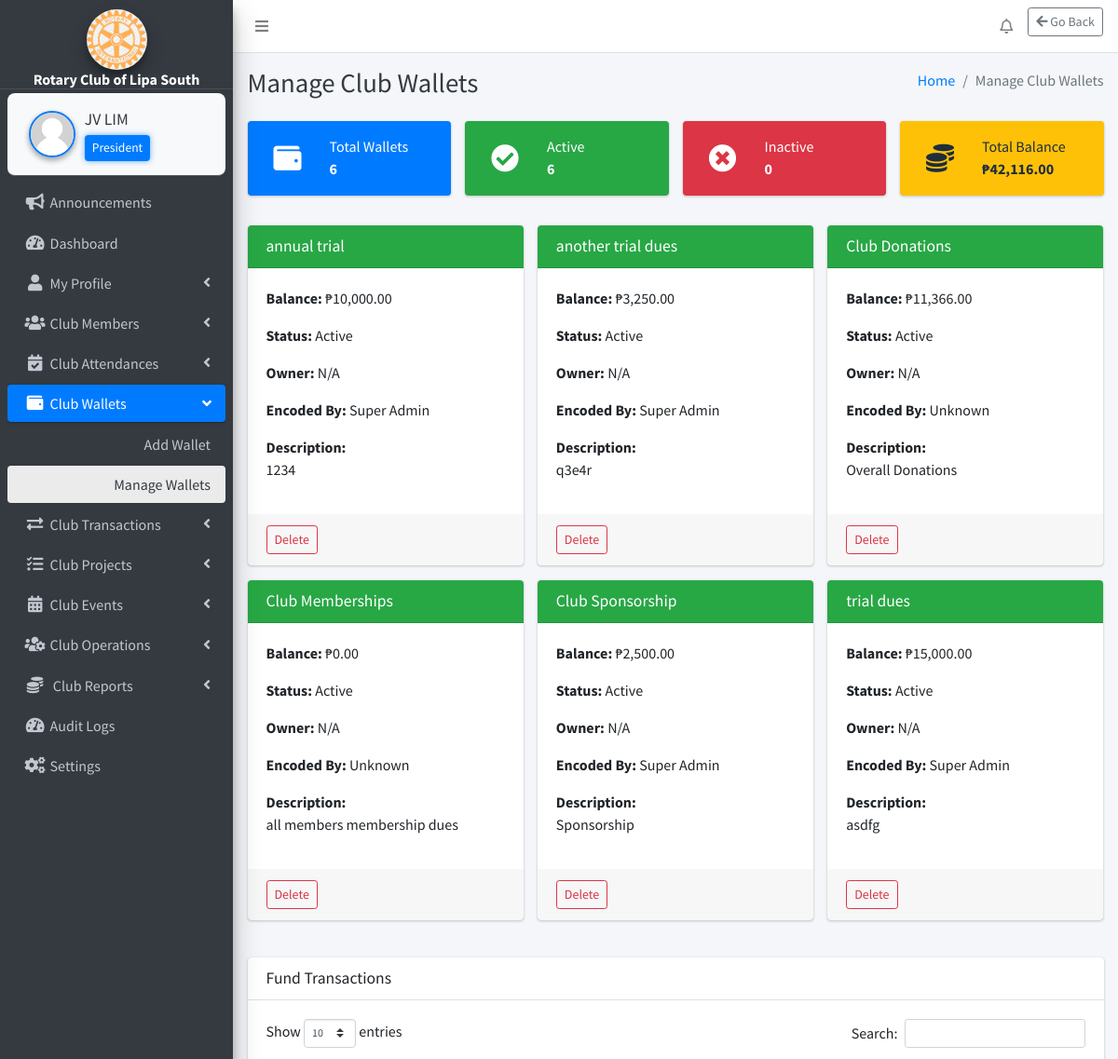
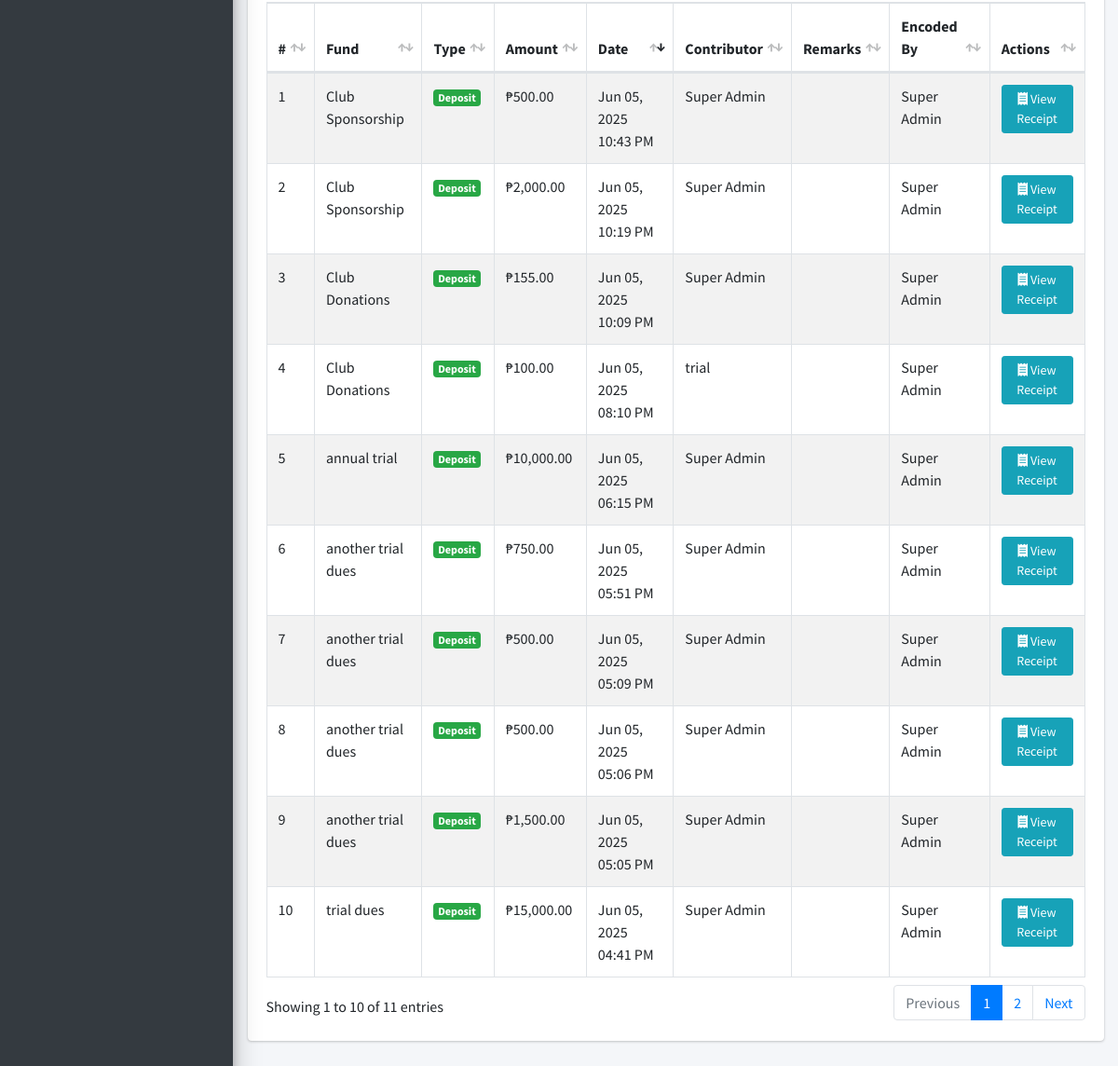
Page /webpages/club-wallets/manage-wallets/manage_wallets.php (signed in) on the committed database (2 pictures, top to bottom).
### tables this page shows
CREATE TABLE `settings` (
  `id` int(11) NOT NULL,
  `system_name` varchar(255) NOT NULL,
  `logo` varchar(255) NOT NULL,
  `currency` varchar(50) NOT NULL
);

CREATE TABLE `club_position` (
  `id` int(11) NOT NULL,
  `position_name` varchar(255) NOT NULL
);

CREATE TABLE `club_wallet_categories` (
  `id` int(11) NOT NULL,
  `fund_name` varchar(255) NOT NULL,
  `description` text DEFAULT NULL,
  `current_balance` decimal(10,2) NOT NULL DEFAULT 0.00,
  `currency` varchar(10) DEFAULT 'PHP',
  `status` varchar(20) DEFAULT 'Active',
  `owner` varchar(100) DEFAULT NULL,
  `encoded_by` int(11) NOT NULL,
  `encoded_at` timestamp NOT NULL DEFAULT current_timestamp(),
  `is_required_to_pay` enum('Yes','No') DEFAULT 'No',
  `payment_frequency` enum('Monthly','Quarterly','Annually') DEFAULT NULL,
  `total_annual_fee` decimal(10,2) DEFAULT NULL,
  `required_amount` decimal(10,2) DEFAULT NULL
);

CREATE TABLE `members` (
  `id` int(11) NOT NULL,
  `fullname` varchar(255) NOT NULL,
  `dob` date NOT NULL,
  `gender` varchar(10) NOT NULL,
  `contact_number` varchar(20) NOT NULL,
  `email` varchar(255) NOT NULL,
  `address` varchar(255) NOT NULL,
  `role` int(11) DEFAULT 6,
  `occupation` varchar(255) NOT NULL,
  `membership_number` varchar(20) NOT NULL,
  `created_at` timestamp NOT NULL DEFAULT current_timestamp(),
  `photo` varchar(255) NOT NULL,
  `expiry_date` date DEFAULT NULL,
  `password` varchar(255) NOT NULL
);

CREATE TABLE `club_wallet_transactions` (
  `id` int(11) NOT NULL,
  `fund_id` int(11) NOT NULL,
  `transaction_type` enum('deposit','withdrawal') NOT NULL,
  `amount` decimal(10,2) NOT NULL,
  `transaction_date` datetime NOT NULL DEFAULT current_timestamp(),
  `remarks` varchar(255) DEFAULT NULL,
  `member_id` int(11) DEFAULT NULL,
  `reference_id` int(11) DEFAULT NULL,
  `encoded_by` int(11) NOT NULL,
  `encoded_at` timestamp NOT NULL DEFAULT current_timestamp()
);

### webpages/club-wallets/manage-wallets/manage_wallets.php (the view, shortened to what the rows shown need)
<?php
include_once($_SERVER['DOCUMENT_ROOT'] . '/rotary/includes/config.php');
$funds = [];
$fundQuery = "
    SELECT cf.*, m.fullname AS encoded_by_name
    FROM club_wallet_categories cf
    LEFT JOIN members m ON cf.encoded_by = m.id
    ORDER BY cf.status DESC, cf.fund_name ASC
";
$fundResult = $conn->query($fundQuery);
while ($row = $fundResult->fetch_assoc()) {
    $funds[] = $row;
}
$transactionQuery = "
    SELECT t.*, f.fund_name,
           m.fullname AS encoded_by_name,
           c.fullname AS contributor_name
    FROM club_wallet_transactions t
    LEFT JOIN club_wallet_categories f ON t.fund_id = f.id
    LEFT JOIN members m ON t.encoded_by = m.id
    LEFT JOIN members c ON t.member_id = c.id
    ORDER BY t.transaction_date DESC
";
$transactions = $conn->query($transactionQuery);
?>
<?php include('../../../includes/header.php'); ?>
<body class="hold-transition sidebar-mini layout-fixed layout-navbar-fixed layout-footer-fixed">
<div class="wrapper">
    <?php include('../../../includes/nav.php'); ?>
    <?php include('../../../includes/sidebar.php'); ?>
    <div class="content-wrapper">
        <?php include('../../../includes/page_title.php'); ?>
        <section class="content">
            <div class="container-fluid">
                <div class="row">
                    <?php foreach ($funds as $fund): ?>
                        <div class="col-md-4">
                            <div class="card card-<?= $fund['status'] === 'Active' ? 'success' : 'secondary' ?>">
                                <div class="card-header">
                                    <h3 class="card-title"><?= htmlspecialchars($fund['fund_name']) ?></h3>
                                </div>
                                <div class="card-body">
                                    <?php
                                    $fund_id = $fund['id'];
                                    $fundBalanceQuery = "
                                        SELECT
                                            SUM(CASE
                                                WHEN transaction_type = 'deposit' THEN amount
                                                WHEN transaction_type = 'withdrawal' THEN -amount
                                                ELSE 0
                                            END) AS balance
                                        FROM club_wallet_transactions
                                        WHERE fund_id = $fund_id
                                    ";
                                    $fundBalanceResult = $conn->query($fundBalanceQuery);
                                    $wallet_balance = 0;
                                    if ($fundBalanceResult && $row = $fundBalanceResult->fetch_assoc()) {
                                        $wallet_balance = floatval($row['balance']);
                                    }
                                    ?>
                                    <p><strong>Balance:</strong> ₱<?= number_format($wallet_balance, 2) ?></p>
                                    <p><strong>Status:</strong> <?= htmlspecialchars($fund['status']) ?></p>
                                    <p><strong>Owner:</strong> <?= htmlspecialchars($fund['owner'] ?: 'N/A') ?></p>
                                    <p><strong>Encoded By:</strong> <?= htmlspecialchars($fund['encoded_by_name'] ?? 'Unknown') ?></p>
                                    <p><strong>Description:</strong><br><?= nl2br(htmlspecialchars($fund['description'])) ?></p>
                                </div>
                                <div class="card-footer">
                                    <a href="javascript:void(0);" class="btn btn-outline-danger btn-sm" onclick="confirmDeleteWallet(<?= $fund['id'] ?>)">Delete</a>
                                </div>
                            </div>
                        </div>
                    <?php endforeach; ?>
                </div>
                <div class="card mt-4">
                    <div class="card-body">
                        <table id="transactionsTable" class="table table-bordered table-striped">
                            <thead>
                                <tr>
                                    <th>#</th>
                                    <th>Fund</th>
                                    <th>Type</th>
                                    <th>Amount</th>
                                    <th>Date</th>
                                    <th>Contributor</th>
                                    <th>Remarks</th>
                                    <th>Encoded By</th>
                                    <th>Actions</th>
                                </tr>
                            </thead>
                            <tbody>
                                <?php
                                $counter = 1;
                                while ($tx = $transactions->fetch_assoc()):
                                ?>
                                    <tr>
                                        <td><?= $counter++ ?></td>
                                        <td><?= htmlspecialchars($tx['fund_name'] ?? 'Unknown') ?></td>
                                        <td><span class="badge badge-<?= $tx['transaction_type'] === 'deposit' ? 'success' : 'danger' ?>">
                                            <?= ucfirst($tx['transaction_type']) ?>
                                        </span></td>
                                        <td>₱<?= number_format($tx['amount'], 2) ?></td>
                                        <td><?= date('M d, Y h:i A', strtotime($tx['transaction_date'])) ?></td>
                                        <td><?= htmlspecialchars($tx['contributor_name'] ?? 'N/A') ?></td>
                                        <td><?= htmlspecialchars($tx['remarks']) ?></td>
                                        <td><?= htmlspecialchars($tx['encoded_by_name'] ?? 'Unknown') ?></td>
                                        <td>
                                            <a href="/rotary/webpages/club-transactions/manage-transactions/view_receipt.php?id=<?= $tx['id'] ?>" class="btn btn-info btn-sm" title="View Receipt" target="_blank">
                                                <i class="fas fa-receipt"></i> View Receipt
                                            </a>
                                        </td>
                                    </tr>
                                <?php endwhile; ?>
                            </tbody>
                        </table>
                    </div>
                </div>
            </div>
        </section>
    </div>
</div>
</body>
</html>

### includes/sidebar.php (shortened to what the rows shown need)
<?php
function getSystemName() {
    global $conn;
    $result = $conn->query("SELECT system_name FROM settings");
    return ($result->num_rows > 0) ? $result->fetch_assoc()['system_name'] : 'RCLS';
}
if (isset($_SESSION['user_id'])) {
    $userId = $_SESSION['user_id'];
    $positionName = '';
    $sql = "SELECT cp.position_name
            FROM club_position cp
            INNER JOIN members m ON cp.id = m.role
            WHERE m.id = '$userId'";
    $positionResult = $conn->query($sql);
    if ($positionResult && $positionRow = $positionResult->fetch_assoc()) {
        $positionName = $positionRow['position_name'];
    }
}
function getLogoUrl() {
    global $conn;
    $result = $conn->query("SELECT logo FROM settings");
    if ($result->num_rows > 0) {
        $logoFile = $result->fetch_assoc()['logo'];
        $path = "/rotary/uploads/" . $logoFile;
        return file_exists($_SERVER['DOCUMENT_ROOT'] . $path) ? $path : "/rotary/dist/img/AdminLTELogo.png";
    }
    return "/rotary/dist/img/AdminLTELogo.png";
}
?>
<aside class="main-sidebar sidebar-dark-primary elevation-4">
    <div class="text-center"
         style="padding: 10px 0 0 0; margin: 0 !important; border-bottom: 1px solid rgba(255,255,255,0.1);">
        <a href="#" class="d-block" style="margin: 0; padding: 0;">
            <img src="<?php echo getLogoUrl(); ?>"
                 alt="Logo"
                 class="img-circle elevation-3"
                 style="width: 65px; height: 65px; object-fit: cover; margin: 0 auto; display: block;">
            <div class="brand-text font-weight-bold text-white"
                 style="font-size: 1rem; line-height: 1.1; margin: 2px 0 0 0;">
                <?php echo getSystemName(); ?>
            </div>
        </a>
    </div>
    <div class="sidebar" style="padding-top: 4px !important; margin-top: 0 !important;">
        <div class="user-panel d-flex align-items-center"
             style="background-color: #f8f9fa; border-radius: 8px; padding: 10px; margin: 0 !important;">
            <div class="info flex-grow-1">
                <a href="/rotary/webpages/manage-profile/my-profile/my_profile.php"
                   class="d-block fw-semibold text-dark"
                   style="font-size: 1.1rem; white-space: nowrap; overflow: hidden; text-overflow: ellipsis;">
                    <?php echo htmlspecialchars($_SESSION['fullname'] ?? 'Guest'); ?>
                </a>
                <?php if (!empty($positionName)): ?>
                    <small class="d-block mt-1 px-2 py-1 rounded"
                           style="background-color: #007bff; color: white; font-size: 0.85rem; max-width: fit-content; box-shadow: 0 0 6px rgba(0, 123, 255, 0.6);">
                        <?php echo htmlspecialchars($positionName); ?>
                    </small>
                <?php else: ?>
                    <small class="d-block mt-1 text-muted" style="font-size: 0.85rem;">No Role Assigned</small>
                <?php endif; ?>
            </div>
        </div>
    </div>
</aside>

### rows in the picture
settings: logo (picture), system_name "Rotary Club of Lipa South"
club_position: position_name "President"
club_wallet_categories: fund_name "annual trial", wallet_balance "10,000.00", status "Active", owner "N/A", members.fullname "Super Admin", description "1234"
club_wallet_categories: fund_name "another trial dues", wallet_balance "3,250.00", status "Active", owner "N/A", members.fullname "Super Admin", description "q3e4r"
club_wallet_categories: fund_name "Club Donations", wallet_balance "11,366.00", status "Active", owner "N/A", encoded_by_name "Unknown", description "Overall Donations"
club_wallet_categories: fund_name "Club Memberships", wallet_balance "0.00", status "Active", owner "N/A", encoded_by_name "Unknown", description "all members membership dues"
club_wallet_categories: fund_name "Club Sponsorship", wallet_balance "2,500.00", status "Active", owner "N/A", members.fullname "Super Admin", description "Sponsorship"
club_wallet_categories: fund_name "trial dues", wallet_balance "15,000.00", status "Active", owner "N/A", members.fullname "Super Admin", description "asdfg"
club_wallet_transactions: fund.fund_name "Club Sponsorship", transaction_type "Deposit", amount "500.00", transaction_date "Jun 05, 2025 10:43 PM", member.fullname "Super Admin"
club_wallet_transactions: fund.fund_name "Club Sponsorship", transaction_type "Deposit", amount "2,000.00", transaction_date "Jun 05, 2025 10:19 PM", member.fullname "Super Admin"
club_wallet_transactions: fund.fund_name "Club Donations", transaction_type "Deposit", amount "155.00", transaction_date "Jun 05, 2025 10:09 PM", member.fullname "Super Admin"
club_wallet_transactions: fund.fund_name "Club Donations", transaction_type "Deposit", amount "100.00", transaction_date "Jun 05, 2025 08:10 PM", member.fullname "trial", members.fullname "Super Admin"
club_wallet_transactions: fund.fund_name "annual trial", transaction_type "Deposit", amount "10,000.00", transaction_date "Jun 05, 2025 06:15 PM", member.fullname "Super Admin"
club_wallet_transactions: fund.fund_name "another trial dues", transaction_type "Deposit", amount "750.00", transaction_date "Jun 05, 2025 05:51 PM", member.fullname "Super Admin"
club_wallet_transactions: fund.fund_name "another trial dues", transaction_type "Deposit", amount "500.00", transaction_date "Jun 05, 2025 05:09 PM", member.fullname "Super Admin"
club_wallet_transactions: fund.fund_name "another trial dues", transaction_type "Deposit", amount "500.00", transaction_date "Jun 05, 2025 05:06 PM", member.fullname "Super Admin"
club_wallet_transactions: fund.fund_name "another trial dues", transaction_type "Deposit", amount "1,500.00", transaction_date "Jun 05, 2025 05:05 PM", member.fullname "Super Admin"
club_wallet_transactions: fund.fund_name "trial dues", transaction_type "Deposit", amount "15,000.00", transaction_date "Jun 05, 2025 04:41 PM", member.fullname "Super Admin"

### other values in the picture
$_SESSION['fullname'] "JV LIM"
$pageTitle "Manage Club Wallets"
$summary['total_funds'] "6"
$summary['active'] "6"
$summary['inactive'] "0"
$summary['total_balance'] "42,116.00"
